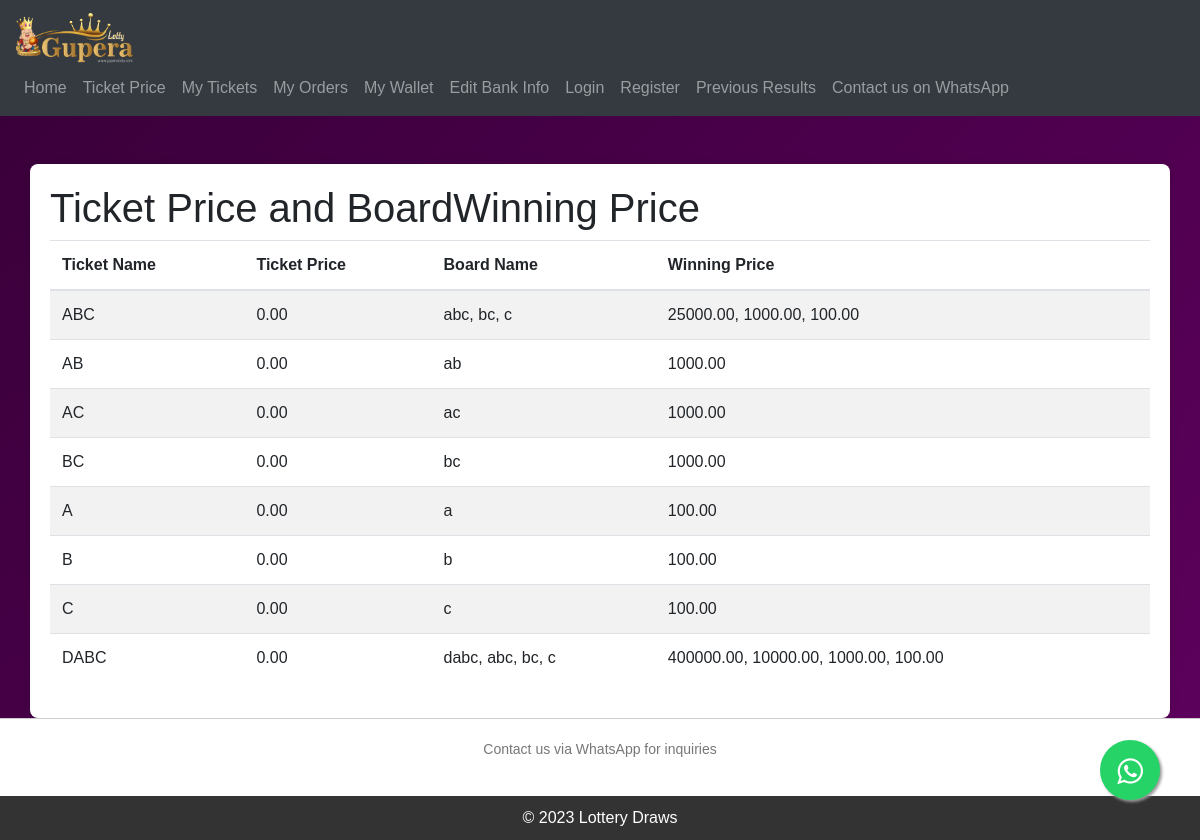
The app's page /ticket_prices/ with its own data.
### KuberaApp/models.py (models this page shows, shortened)
class TicketPrice(models.Model):
    ticket_name = models.CharField(max_length=50, unique=True)
    ticket_value = models.DecimalField(max_digits=10, decimal_places=2)
    commision = models.DecimalField(default=0.00,max_digits=10, decimal_places=2)
    price_after_commision = models.DecimalField(default=0.00,max_digits=10, decimal_places=2)

class BoardWinngPrice(models.Model):
    ticket_price  = models.ForeignKey(TicketPrice,blank=True,null=True,on_delete=models.CASCADE)
    board_name    = models.CharField(max_length=255,blank=True,null=True)
    winning_price = models.DecimalField(default=0.00,max_digits=10, decimal_places=2)

### KuberaApp/views.py (the view)
# urls.py: path('ticket_prices/', views.ticket_price_list, name='ticket_price_list'),
def ticket_price_list(request):
    ticket_prices = TicketPrice.objects.all()
    context = {'ticket_prices': ticket_prices}
    return render(request, 'kuberaapp/ticket_price.html', context)

### KuberaApp/context_processor.py (called while the page is built)
def website_info_context(request):
    try:
        website_info = WebsiteInfo.objects.first()  # Retrieve the first WebsiteInfo object
    except WebsiteInfo.DoesNotExist:
        website_info = None
    context = {
        'website_info': website_info
    }
    return context

### templates/kuberaapp/ticket_price.html
{% extends 'base.html' %}
{% block content %}
<div class="container mt-5">
    <h1>Ticket Price and BoardWinning Price</h1>
    <table class="table table-striped">
        <thead>
            <tr>
                <th>Ticket Name</th>
                <th>Ticket Price</th>
                <th>Board Name</th>
                <th>Winning Price</th>
            </tr>
        </thead>
        <tbody>
            {% for ticket_price in ticket_prices %}
                <tr>
                    <td>{{ ticket_price.ticket_name }}</td>
                    <td>{{ ticket_price.price_after_commision }}</td>
                    <td>
                        {% for board_price in ticket_price.boardwinngprice_set.all %}
                            {{ board_price.board_name }}{% if not forloop.last %}, {% endif %}
                        {% empty %}
                            N/A
                        {% endfor %}
                    </td>
                    <td>
                        {% for board_price in ticket_price.boardwinngprice_set.all %}
                            {{ board_price.winning_price }}{% if not forloop.last %}, {% endif %}
                        {% empty %}
                            N/A
                        {% endfor %}
                    </td>
                </tr>
            {% endfor %}
        </tbody>
    </table>
</div>
{% endblock %}

### templates/base.html (style rules this page uses)
body { margin: 0; padding: 0; background: linear-gradient(135deg, #380038, #5e005e); font-family: Arial, sans-serif; }
.container { margin-top: 20px; padding: 20px; background-color: #fff; border-radius: 8px; box-shadow: 0px 0px 10px rgba(0, 0, 0, 0.1); }

### records on screen
TicketPrice: ticket_name "ABC", price_after_commision "0.00"
BoardWinngPrice: board_name "abc", winning_price "25000.00"
BoardWinngPrice: board_name "bc", winning_price "1000.00"
BoardWinngPrice: board_name "c", winning_price "100.00"
TicketPrice: ticket_name "AB", price_after_commision "0.00"
BoardWinngPrice: board_name "ab", winning_price "1000.00"
TicketPrice: ticket_name "AC", price_after_commision "0.00"
BoardWinngPrice: board_name "ac", winning_price "1000.00"
TicketPrice: ticket_name "BC", price_after_commision "0.00"
BoardWinngPrice: board_name "bc", winning_price "1000.00"
TicketPrice: ticket_name "A", price_after_commision "0.00"
BoardWinngPrice: board_name "a", winning_price "100.00"
TicketPrice: ticket_name "B", price_after_commision "0.00"
BoardWinngPrice: board_name "b", winning_price "100.00"
TicketPrice: ticket_name "C", price_after_commision "0.00"
BoardWinngPrice: board_name "c", winning_price "100.00"
TicketPrice: ticket_name "DABC", price_after_commision "0.00"
BoardWinngPrice: board_name "dabc", winning_price "400000.00"
BoardWinngPrice: board_name "abc", winning_price "10000.00"
BoardWinngPrice: board_name "bc", winning_price "1000.00"
BoardWinngPrice: board_name "c", winning_price "100.00"
